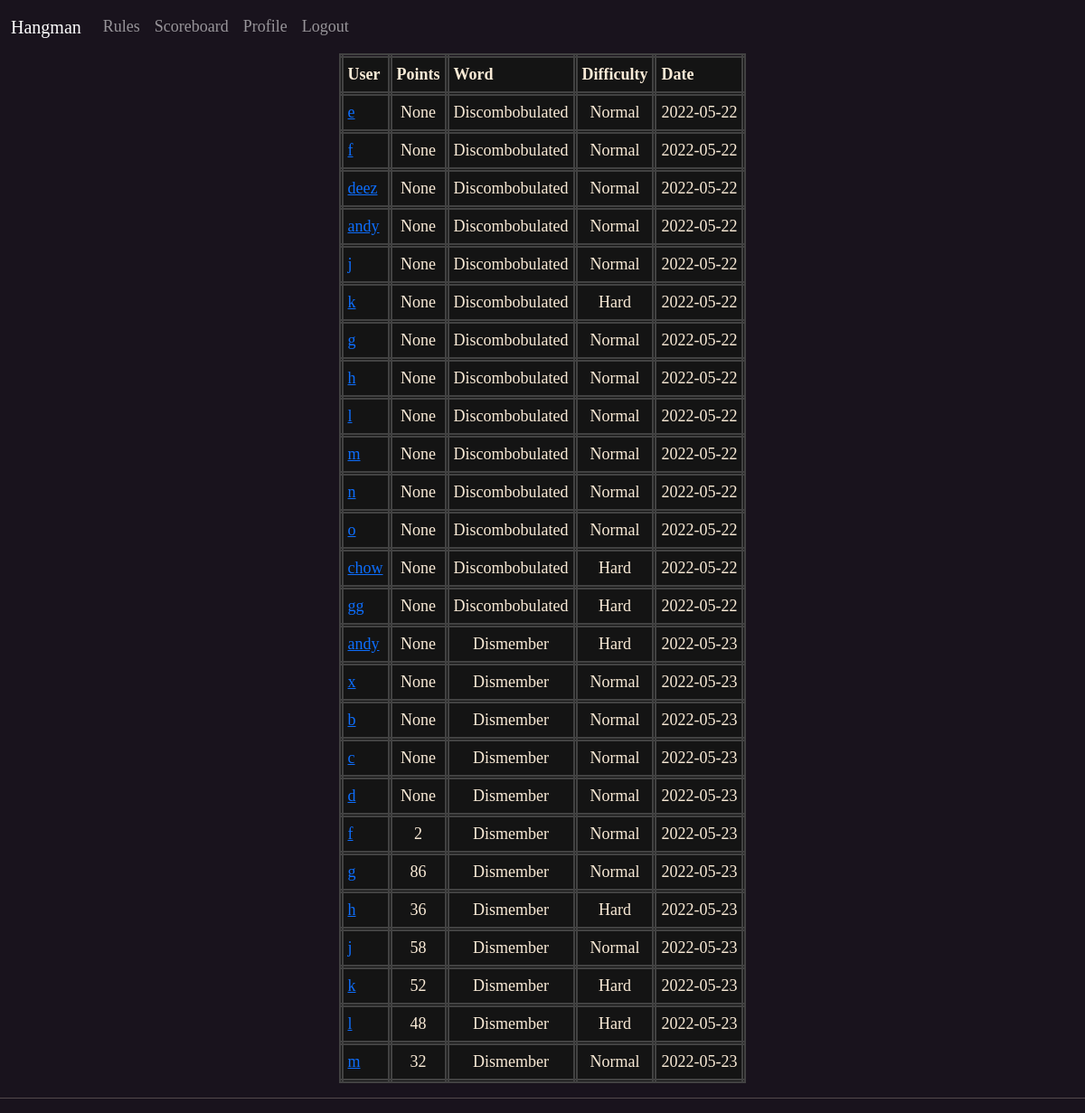
Screenshot of /scoreboard (signed in) with the database file from the repository.
### app/models.py (models this page shows, shortened)
class Words(db.Model):
    id = db.Column(db.Integer, primary_key=True)
    word = db.Column(db.String(60), index=True, unique=True)
    definition = db.Column(db.String(60), index=True, unique=True)

class Scores(db.Model):
    id = db.Column(db.Integer, primary_key=True)
    points = db.Column(db.Integer)
    recorded = db.Column(db.Date, index=True, default=date.today())
    difficulty = db.Column(db.String(10))
    user_id = db.Column(db.Integer, db.ForeignKey('user.id'), nullable=False)
    word_id = db.Column(db.Integer, db.ForeignKey('words.id'), nullable=False)

class User(UserMixin, db.Model):
    id = db.Column(db.Integer, primary_key=True)
    email = db.Column(db.String(60), index=True, unique=True)
    username = db.Column(db.String(60), index=True, unique=True)
    password_hash = db.Column(db.String(128))
    last_seen = db.Column(db.DateTime, default=datetime.utcnow())

### app/routes.py (the view)
@app.route('/scoreboard', methods=['GET', 'POST'])
@login_required
def scoreboard():
    if len(Scores.query.filter_by(user_id=current_user.id, word_id=wordID).all()) == 0:
        return redirect(url_for('notAnswered'))
    player_scores = []
    for score in Scores.query.all():
        player_scores.append([User.query.get(score.user_id).username, score.points,
                              Words.query.get(
                                  score.word_id).word, score.difficulty,
                              score.recorded])
    return render_template('scoreboard.html', user_score=player_scores)

### app/models.py (called while the page is built)
@login.user_loader
def load_user(id):
    return User.query.get(int(id))

### app/routes.py (called while the page is built)
@app.before_request
def before_request():
    if current_user.is_authenticated:
        current_user.last_seen = datetime.utcnow()
        db.session.commit()

### app/templates/scoreboard.html
{% extends 'base.html'%}
{% block content %}
<table style="position: relative; margin:auto">
    <tr>
        <th class="scores">User </th>
        <th class="scores">Points</th>
        <th class="scores">Word</th>
        <th class="scores">Difficulty</th>
        <th class="scores">Date</th>
    </tr>
    {% for item, item2, item3, item4, item5 in user_score %}
    <tr>
        <td class="scores" ><a href="/user/{{ item }}">{{ item }}</a></td>
        <td class="scores" style="text-align: center;">{{ item2 }}</td>
        <td class="scores" style="text-align: center;">{{ item3 }}</td>
        <td class="scores" style="text-align: center;">{{ item4 }}</td>
        <td class="scores" style="text-align: center;">{{ item5 }}</td>
    </tr>
    {% endfor %}
</table>
{% endblock %}

### app/static/Hangman.css (style rules this page uses)
body { background-color: rgb(25, 19, 29); color: antiquewhite; font-family: Garamond, serif, cursive; font-size: large; }
.scores { border: 5px double rgb(66, 66, 66); background-color: rgb(20, 20, 20); padding: 5px; }

### rows the page displays
Words: user_score "Discombobulated" "Discombobulated" "Discombobulated" "Discombobulated" "Discombobulated" "Discombobulated" "Discombobulated" "Discombobulated" "Discombobulated" "Discombobulated" "Discombobulated" "Discombobulated" "Discombobulated" "Discombobulated"
Scores: user_score "Normal", user_score "2022-05-22"
Scores: user_score "Normal", user_score "2022-05-22"
User: user_score "deez"
Scores: user_score "Normal", user_score "2022-05-22"
User: user_score "andy" "andy"
Scores: user_score "Normal", user_score "2022-05-22"
Scores: user_score "Normal", user_score "2022-05-22"
Scores: user_score "Hard", user_score "2022-05-22"
Scores: user_score "Normal", user_score "2022-05-22"
Scores: user_score "Normal", user_score "2022-05-22"
Scores: user_score "Normal", user_score "2022-05-22"
Scores: user_score "Normal", user_score "2022-05-22"
Scores: user_score "Normal", user_score "2022-05-22"
Scores: user_score "Normal", user_score "2022-05-22"
User: user_score "chow"
Scores: user_score "Hard", user_score "2022-05-22"
User: user_score "gg"
Scores: user_score "Hard", user_score "2022-05-22"
Words: user_score "Dismember" "Dismember" "Dismember" "Dismember" "Dismember" "Dismember" "Dismember" "Dismember" "Dismember" "Dismember" "Dismember" "Dismember"
Scores: user_score "Hard", user_score "2022-05-23"
Scores: user_score "Normal", user_score "2022-05-23"
Scores: user_score "Normal", user_score "2022-05-23"
Scores: user_score "Normal", user_score "2022-05-23"
Scores: user_score "Normal", user_score "2022-05-23"
Scores: user_score "Normal", user_score "2022-05-23"
Scores: user_score "Normal", user_score "2022-05-23"
Scores: user_score "Hard", user_score "2022-05-23"
Scores: user_score "Normal", user_score "2022-05-23"
Scores: user_score "Hard", user_score "2022-05-23"
Scores: user_score "Hard", user_score "2022-05-23"
Scores: user_score "Normal", user_score "2022-05-23"

### other values shown
{{ item }} "e" "f" "j" "k" "g" "h" "l" "m" "n" "o" "x" "b" "c" "d" "f" "g" "h" "j" "k" "l" "m"
{{ item2 }} "None" "None" "None" "None" "None" "None" "None" "None" "None" "None" "None" "None" "None" "None" "None" "None" "None" "None" "None" "2" "86" "36" "58" "52" "48" "32"
